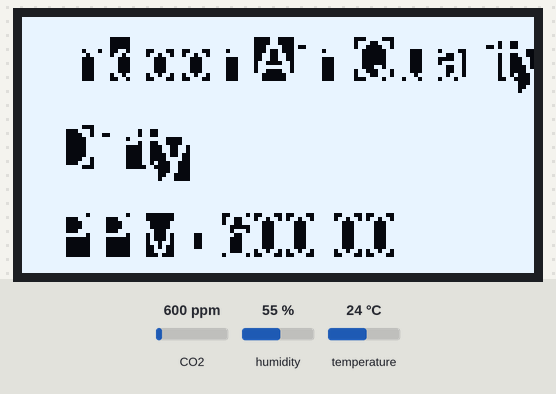
Bench run of a sketch on a simulated Arduino Uno, built with avr-gcc and run on an emulated ATmega328P. Parts: 128×64 one-colour display. The test bench sets the inputs (shaded band); at power-on: CO2 600 ppm, humidity 55 %, temperature 24 °C. No radio packets arrive unless stated; what the sketch prints to the serial monitor is not drawn.

Above: at 12.2 s.
12.3 s: CO2 set to 452 ppm
At 22.9 s:
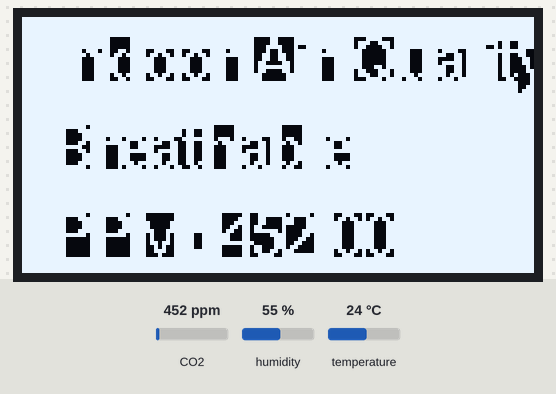
25.4 s: humidity set to 22 %
At 28.1 s:
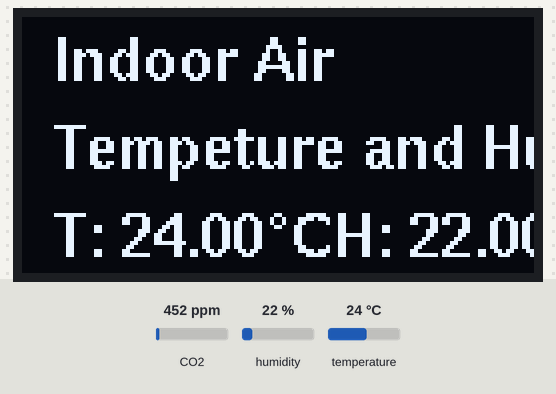
36.2 s: temperature set to 12 °C
At 38.6 s:
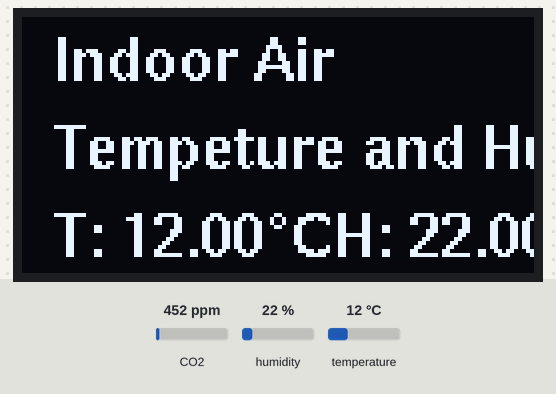
47.0 s: CO2 set to 1050 ppm
At 53.4 s:
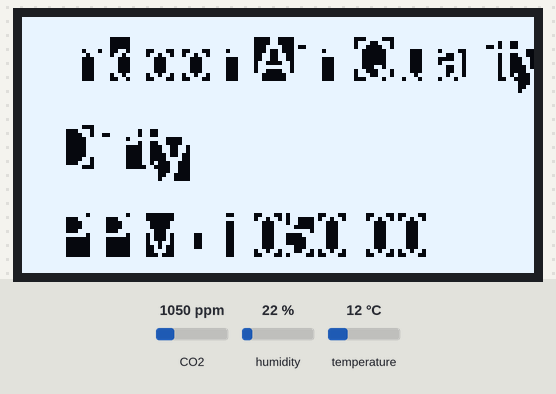
57.8 s: humidity set to 40 %
At 68.9 s:
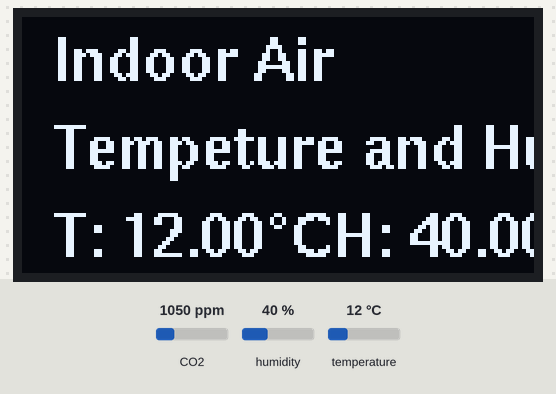
70.0 s: CO2 set to 1700 ppm
At 74.3 s:
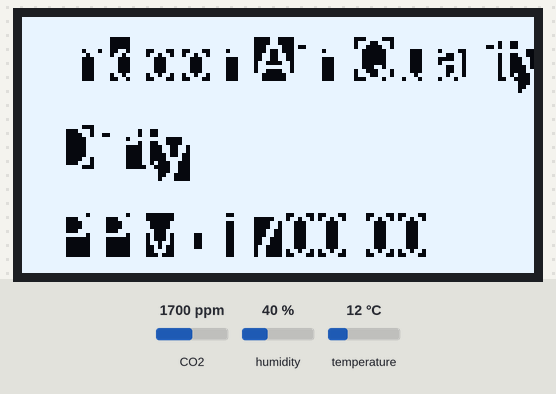
Timing chart, 0 to 75.8 s (numbered marks = the images above; inputs shaded):
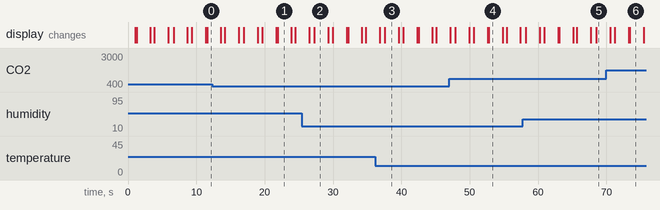

The sketch:

ReceiverCodes.ino
```cpp
//RECEIVER
#include <Arduino.h>
#include <U8g2lib.h>
#include "DHT.h"
#include <MQ135.h>

#define DHTPIN 6     // Digital pin connected to the DHT sensor
#define DHTTYPE DHT22   // DHT 22  (AM2302)
DHT dht(DHTPIN, DHTTYPE);

#ifdef U8X8_HAVE_HW_SPI
#include <SPI.h>
#endif
#ifdef U8X8_HAVE_HW_I2C
#include <Wire.h>
#endif

#include <SPI.h>
#include "printf.h"
#include "RF24.h"
#define CE_PIN 7
#define CSN_PIN 8
RF24 radio(CE_PIN, CSN_PIN);
const byte address[6] = "000010";

U8G2_SSD1306_128X64_NONAME_1_HW_I2C u8g2(U8G2_R0, U8X8_PIN_NONE);

const int analogPin = A0;
MQ135 gasSensor = MQ135(analogPin);
const int cleanAirThreshold = 216;
const int dirtyAirThreshold = 512;

struct SensorData {
  float temperature;
  float humidity;
  float ppm;
};

void setup(void) {
  Serial.begin(9600);
  radio.begin();
  radio.openReadingPipe(1, 0xF0F0F0F0E1LL);
  radio.setPALevel(RF24_PA_MIN);
  radio.startListening();

  dht.begin();
  u8g2.begin();
}

void loop(void) {
  delay(1000);

  SensorData data;
  radio.read(&data, sizeof(data));

  // Wait to get input from DHT22
  String t = String(data.temperature);
  String h = String(data.humidity);
  float ppm = float(data.ppm);

  Serial.println("Alınan Veri - Sıcaklık: " + t + "°C, Nem: " + h + "% Ppm is " + ppm);

  u8g2.firstPage();

  do{
    clearScreen();
  } while (u8g2.nextPage());

  delay(100);

  do {
    inScreenQuality();
  } while (u8g2.nextPage());

  delay(2000);

  do{
    clearScreen();
  } while (u8g2.nextPage());

  delay(100);

  u8g2.firstPage();
  do {
    outScreenQuality(ppm);
  } while (u8g2.nextPage());
  delay(2000);

  do{
    clearScreen();
  } while (u8g2.nextPage());

  delay(100);

  u8g2.firstPage();
  do {
    inScreenTemHum();
  } while (u8g2.nextPage());
  delay(2000);

  do{
    clearScreen();
  } while (u8g2.nextPage());

  delay(100);

  u8g2.firstPage();
  do {
    outScreenTemHum(data.temperature, data.humidity);
  } while (u8g2.nextPage());

  delay(1000);
}

void inScreenQuality(void) {
  float ppm = gasSensor.getPPM();
  String quality = "";

  if (ppm < cleanAirThreshold) {
    quality = "Fresh";
  } else if (ppm < dirtyAirThreshold) {
    quality = "Breathable";
  } else {
    quality = "Dirty";
  }

  u8g2.setFont(u8g2_font_helvB10_tf);
  u8g2.setCursor(8, 16);
  u8g2.print("Indoor Air Quality: ");
  u8g2.setCursor(8, 38);
  u8g2.print(quality.c_str());
  u8g2.setCursor(8, 60);
  u8g2.print("PPM: "); u8g2.print(ppm);
}

void inScreenTemHum(void) {
  float h = dht.readHumidity();
  float t = dht.readTemperature();
  u8g2.setFont(u8g2_font_helvB10_tf);
  u8g2.setCursor(8, 16);
  u8g2.print("Indoor Air");
  u8g2.setCursor(8, 38);
  u8g2.print("Tempeture and Humidity");
  u8g2.setCursor(8, 60);
  u8g2.print("T: ");
  u8g2.print(t);
  u8g2.print(char(176));
  u8g2.print("C");
  u8g2.print("H: ");
  u8g2.print(h);
  u8g2.print(" %");
}

void outScreenQuality(float ppm) {
  String quality = "";

  if (ppm < cleanAirThreshold) {
    quality = "Fresh";
  } else if (ppm < dirtyAirThreshold) {
    quality = "Breathable";
  } else {
    quality = "Dirty";
  }

  u8g2.setFont(u8g2_font_helvB10_tf);
  u8g2.setCursor(8, 16);
  u8g2.print("Outdoor Air Quality");
  u8g2.setCursor(8, 38);
  u8g2.print(quality);
  u8g2.setCursor(8, 60);
  u8g2.print("PPM: ");
  u8g2.print(ppm);
}
void outScreenTemHum(float t, float h) {
  u8g2.setFont(u8g2_font_helvB10_tf);
  u8g2.setCursor(8, 16);
  u8g2.print("Outdoor Air");
  u8g2.setCursor(8, 38);
  u8g2.print("Temp and Hum");
  u8g2.setCursor(8, 60);
  u8g2.print("T: ");
  u8g2.print(t);
  u8g2.print(char(176));
  u8g2.print("C");
  u8g2.print(" H: ");
  u8g2.print(h);
  u8g2.print(" %");
}
void clearScreen(void) {
    u8g2.setDrawColor(1);
    u8g2.drawBox(0, 0, u8g2.getWidth(), u8g2.getHeight());
}
```

Measured:
- after the input at 12.3 s, the display: first differs from a run without the input after 9.6 s (image 1)
- after the input at 47.0 s, the display: first differs from a run without the input after 5.8 s (image 4)
- what the display in image 1 shows lasts 2.0 s, from 21.9 s to 23.9 s
